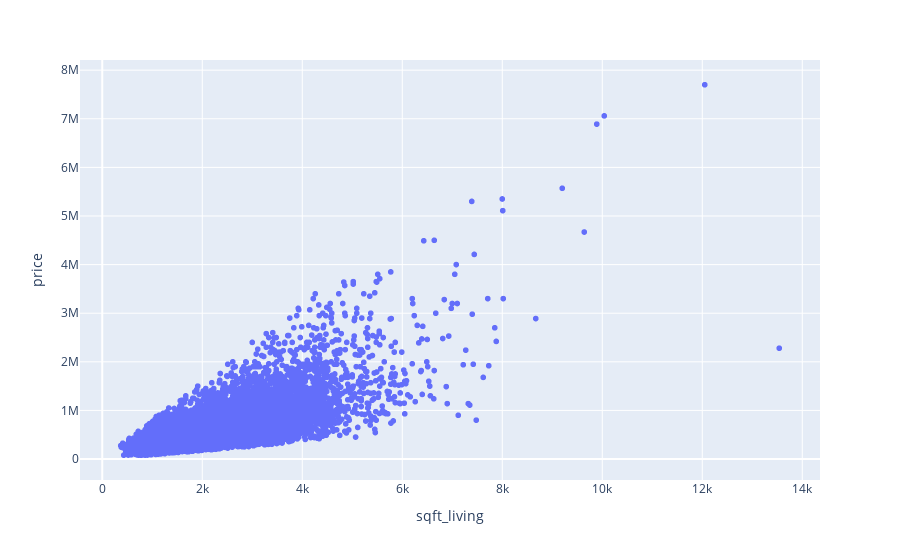

Notebook code for this chart:
### Markdown cell above
En el siguiente gráfico de dispersión podemos comparar las distribuciones de precio y sqft_living. Hay una serie de casas muy hacia la derecha(valores altos de sqft_living) y/o muy hacia arriba (valores altos de precio).

Deberíamos considerarlos outliers? deberíamos eliminarlos o hacerles algún tipo de tratamiento?

En este caso tenemos muchas casas de muchos tipos diferentes, grandes y pequeñas, en barrios más o menos céntricos, con y sin vistas, reformados y no... Con estas grandes diferencias el gráfico de a continuación se quedaría corto para responder a esa pregunta. Lo idóneo sería categorizar o segmentar el dataset entero por estas variables más significativas.

en cualquier caso, si no pudiéramos segmentar los datos, las casas más grandes (> p99 sqft) y las más caras (> p99 $M) deberían ser eliminadas en los análisis exploratorios, pues podrían "contaminar" las conclusiones.

### Code cell
px.scatter(df, x='sqft_living',y='price')

### Figure 1 — Plotly figure (JSON) as saved in the notebook; plotly's stock layout.template omitted (floating-point values rounded to 4 significant figures; data arrays with more than 128 entries replaced by an {"elided": "..."} marker saying what was removed)
{"data": [{"hovertemplate": "sqft_living=%{x}<br>price=%{y}<extra></extra>", "legendgroup": "", "marker": {"color": "#636efa", "symbol": "circle"}, "mode": "markers", "name": "", "showlegend": false, "type": "scattergl", "x": {"elided": "21597 int values"}, "xaxis": "x", "y": {"elided": "21597 int values"}, "yaxis": "y"}], "layout": {"legend": {"tracegroupgap": 0}, "margin": {"t": 60}, "xaxis": {"anchor": "y", "domain": [0, 1], "title": {"text": "sqft_living"}}, "yaxis": {"anchor": "x", "domain": [0, 1], "title": {"text": "price"}}}}
